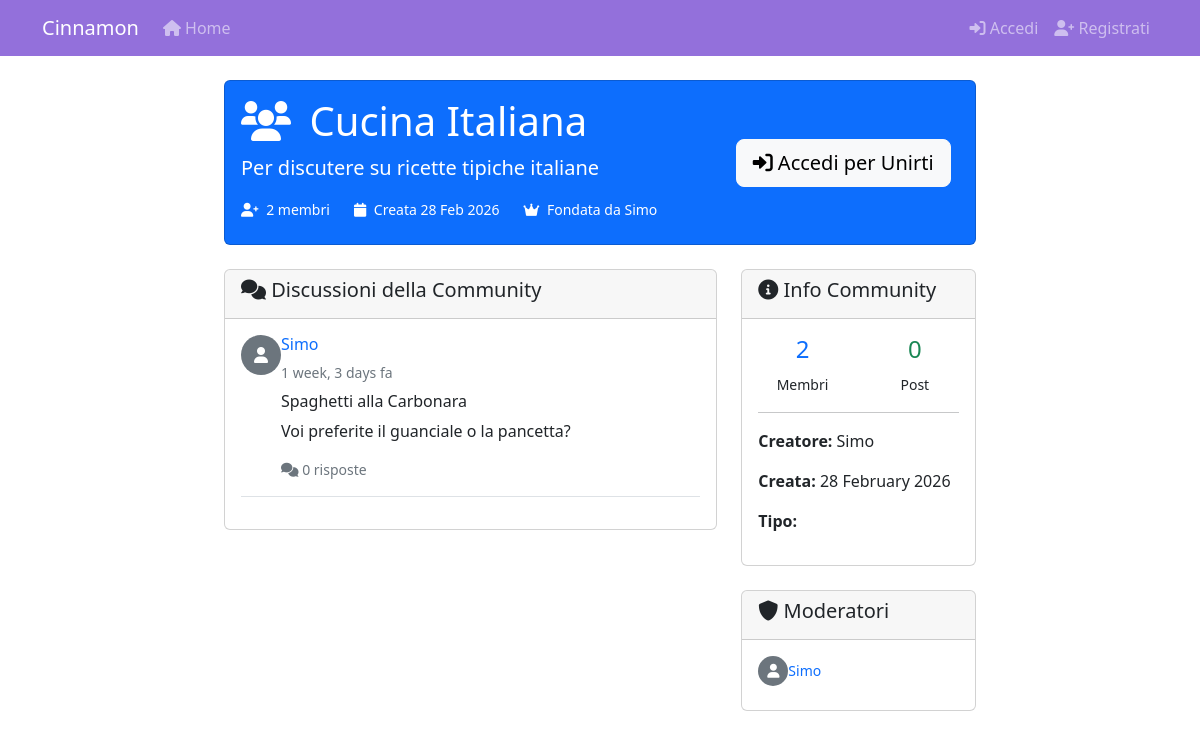
Screenshot of /community/1/ with the database file from the repository.
### recipes/models.py (models this page shows, shortened)
class Community(models.Model):
    VISIBILITY_CHOICES = [
        ('public', 'Pubblica'),
        ('private', 'Privata (su invito)'),
    ]
    name = models.CharField(max_length=100, unique=True, verbose_name="Nome")
    description = models.TextField(verbose_name="Descrizione")
    image = models.ImageField(upload_to='community_pics', blank=True, null=True, verbose_name="Immagine")
    creator = models.ForeignKey(User, on_delete=models.CASCADE, related_name='created_communities')
    moderators = models.ManyToManyField(User, blank=True, related_name='moderated_communities')
    members = models.ManyToManyField(User, blank=True, related_name='joined_communities')
    visibility = models.CharField(max_length=10, choices=VISIBILITY_CHOICES, default='public')
    is_active = models.BooleanField(default=True)
    total_posts = models.PositiveIntegerField(default=0)
    total_members = models.PositiveIntegerField(default=0)
    created_at = models.DateTimeField(auto_now_add=True)
    updated_at = models.DateTimeField(auto_now=True)
    class Meta:
        verbose_name_plural = "Communities"
        ordering = ['-created_at']

class CommunityPost(models.Model):
    community = models.ForeignKey(Community, on_delete=models.CASCADE, related_name='posts')
    author = models.ForeignKey(User, on_delete=models.CASCADE)
    title = models.CharField(max_length=200, verbose_name="Titolo")
    content = models.TextField(verbose_name="Contenuto")
    image = models.ImageField(upload_to='community_posts', blank=True, null=True)
    upvotes = models.ManyToManyField(User, blank=True, related_name='upvoted_posts')
    downvotes = models.ManyToManyField(User, blank=True, related_name='downvoted_posts')
    is_pinned = models.BooleanField(default=False)
    is_approved = models.BooleanField(default=True)
    is_locked = models.BooleanField(default=False)  # Blocca commenti
    created_at = models.DateTimeField(auto_now_add=True)
    updated_at = models.DateTimeField(auto_now=True)
    class Meta:
        ordering = ['-is_pinned', '-created_at']

### recipes/views.py (the view)
# urls.py: path('community/<int:pk>/', views.CommunityDetailView.as_view(), name='community-detail'),
class CommunityDetailView(DetailView):
    model = models.Community
    template_name = 'recipes/community_detail.html'
    context_object_name = 'community'
    def get_context_data(self, **kwargs):
        context = super().get_context_data(**kwargs)
        community = self.get_object()
        context['posts'] = community.posts.filter(is_approved=True).annotate(
            vote_score=Count('upvotes') - Count('downvotes')
        ).order_by('-is_pinned', '-vote_score', '-created_at')[:20]
        context['is_member'] = self.request.user in community.members.all() if self.request.user.is_authenticated else False
        context['is_moderator'] = self.request.user in community.moderators.all() if self.request.user.is_authenticated else False
        return context

### users/views.py (called while the page is built, shortened)
def unread_messages_count(request):
    return {'unread_messages_count': 0}

### recipes/templates/recipes/community_detail.html (shortened to what this page needs)
{% extends "recipes/base.html" %}
{% block content %}
<div class="container-fluid">
  <div class="row mb-4">
    <div class="col-12">
      <div class="card bg-primary text-white">
        <div class="card-body">
          <div class="row align-items-center">
            <div class="col-md-8">
              <h1 class="card-title mb-2">
                <i class="fas fa-users me-2"></i> {{ community.name }}
              </h1>
              <p class="card-text lead mb-3">{{ community.description }}</p>
              <div class="d-flex align-items-center mb-2">
                <small class="me-4">
                  <i class="fas fa-user-plus me-1"></i> {{ community.members.count }} membri
                </small>
                <small class="me-4">
                  <i class="fas fa-calendar me-1"></i> Creata {{ community.created_at|date:"d M Y" }}
                </small>
                <small>
                  <i class="fas fa-crown me-1"></i> Fondata da {{ community.creator.username }}
                </small>
              </div>
            </div>
            <div class="col-md-4 text-right">
              {% if user.is_authenticated %}
                {% if is_member %}
                  <a href="{% url 'community-leave' community.pk %}" class="btn btn-outline-light btn-lg">
                    <i class="fas fa-sign-out-alt"></i> Lascia Community
                  </a>
                {% else %}
                  <a href="{% url 'community-join' community.pk %}" class="btn btn-light btn-lg">
                    <i class="fas fa-user-plus"></i> Unisciti
                  </a>
                {% endif %}
                {% if is_moderator %}
                  <a href="{% url 'community-manage' community.pk %}" class="btn btn-warning btn-lg ml-2">
                    <i class="fas fa-cogs"></i> Gestisci
                  </a>
                {% endif %}
              {% else %}
                <a href="{% url 'user-login' %}" class="btn btn-light btn-lg">
                  <i class="fas fa-sign-in-alt"></i> Accedi per Unirti
                </a>
              {% endif %}
            </div>
          </div>
        </div>
      </div>
    </div>
  </div>
  <div class="row">
    <div class="col-md-8">
      <div class="card">
        <div class="card-header">
          <h5><i class="fas fa-comments"></i> Discussioni della Community</h5>
        </div>
        <div class="card-body">
          {% for post in posts %}
            <div class="border-bottom pb-3 mb-3">
              <div class="d-flex align-items-start">
                <div class="flex-shrink-0 mr-3">
                  {% if post.author.userprofile.profile_image %}
                    <img src="{{ post.author.userprofile.profile_image.url }}"
                         alt="{{ post.author.username }}"
                         class="rounded-circle"
                         style="width: 40px; height: 40px; object-fit: cover;">
                  {% else %}
                    <div class="bg-secondary rounded-circle d-flex align-items-center justify-content-center"
                         style="width: 40px; height: 40px;">
                      <i class="fas fa-user text-white"></i>
                    </div>
                  {% endif %}
                </div>
                <div class="flex-grow-1">
                  <div class="d-flex justify-content-between align-items-start">
                    <div>
                      <h6 class="mb-1">
                        <a href="{% url 'user-public-profile' post.author.username %}"
                           class="text-decoration-none">
                          {{ post.author.get_full_name|default:post.author.username }}
                        </a>
                        {% if post.author in community.moderators.all %}
                          <span class="badge badge-warning badge-sm">MOD</span>
                        {% endif %}
                      </h6>
                      <small class="text-muted">
                        {{ post.created_at|timesince }} fa
                      </small>
                    </div>
                  </div>
                  {% if post.title %}
                    <h6 class="mt-2 mb-1">{{ post.title }}</h6>
                  {% endif %}
                  <p class="mb-2">{{ post.content|linebreaks }}</p>
                  <div class="d-flex justify-content-between align-items-center">
                    <small class="text-muted">
                      <i class="fas fa-comments"></i> 0 risposte
                    </small>
                  </div>
                </div>
              </div>
            </div>
          {% endfor %}
        </div>
      </div>
    </div>
    <div class="col-md-4">
      <div class="card mb-4">
        <div class="card-header">
          <h5><i class="fas fa-info-circle"></i> Info Community</h5>
        </div>
        <div class="card-body">
          <div class="row text-center">
            <div class="col-6">
              <h4 class="text-primary">{{ community.members.count }}</h4>
              <small>Membri</small>
            </div>
            <div class="col-6">
              <h4 class="text-success">{{ community.total_posts|default:0 }}</h4>
              <small>Post</small>
            </div>
          </div>
          <hr>
          <p><strong>Creatore:</strong> {{ community.creator.get_full_name|default:community.creator.username }}</p>
          <p><strong>Creata:</strong> {{ community.created_at|date:"d F Y" }}</p>
          <p><strong>Tipo:</strong>
            {% if community.visibility == 'private' %}
              <span class="badge badge-warning">Privata</span>
            {% else %}
              <span class="badge badge-success">Pubblica</span>
            {% endif %}
          </p>
        </div>
      </div>
      {% if community.moderators.exists %}
        <div class="card mb-4">
          <div class="card-header">
            <h5><i class="fas fa-shield-alt"></i> Moderatori</h5>
          </div>
          <div class="card-body">
            {% for moderator in community.moderators.all %}
              <div class="d-flex align-items-center mb-2">
                {% if moderator.userprofile.profile_image %}
                  <img src="{{ moderator.userprofile.profile_image.url }}"
                       alt="{{ moderator.username }}"
                       class="rounded-circle mr-2"
                       style="width: 30px; height: 30px; object-fit: cover;">
                {% else %}
                  <div class="bg-secondary rounded-circle d-flex align-items-center justify-content-center mr-2"
                       style="width: 30px; height: 30px;">
                    <i class="fas fa-user text-white small"></i>
                  </div>
                {% endif %}
                <small>
                  <a href="{% url 'user-public-profile' moderator.username %}"
                     class="text-decoration-none">
                    {{ moderator.get_full_name|default:moderator.username }}
                  </a>
                </small>
              </div>
            {% endfor %}
          </div>
        </div>
      {% endif %}
    </div>
  </div>
</div>
{% endblock content %}

### rows the page displays
Community: name "Cucina Italiana", description "Per discutere su ricette tipiche italiane", members.count "2", created_at "28 Feb 2026", creator.username "Simo", total_posts "0", creator.get_full_name "Simo", created_at "28 February 2026"
CommunityPost: author.get_full_name "Simo", created_at "1 week, 3 days", title "Spaghetti alla Carbonara", content "Voi preferite il guanciale o la pancetta?"

### other values shown
{{ moderator.get_full_name|default:moderator.username }} "Simo"
